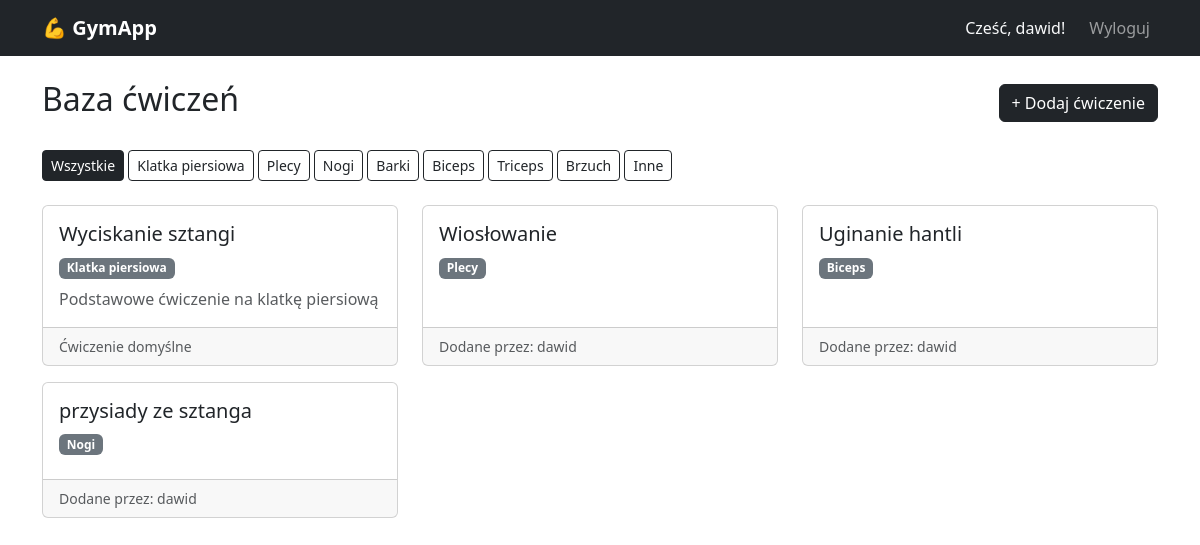
The page /cwiczenia/ (signed in) on the database its author committed.
### tracker/models.py (models this page shows, shortened)
class Cwiczenie(models.Model):
    KATEGORIE = [
        ('klatka', 'Klatka piersiowa'),
        ('plecy', 'Plecy'),
        ('nogi', 'Nogi'),
        ('barki', 'Barki'),
        ('biceps', 'Biceps'),
        ('triceps', 'Triceps'),
        ('brzuch', 'Brzuch'),
        ('inne', 'Inne'),
    ]
    nazwa = models.CharField(max_length=100)
    kategoria = models.CharField(max_length=20, choices=KATEGORIE)
    opis = models.TextField(blank=True)
    dodane_przez = models.ForeignKey(User, on_delete=models.SET_NULL, null=True, blank=True)
    czy_publiczne = models.BooleanField(default=True)
    class Meta:
        verbose_name = 'Ćwiczenie'
        verbose_name_plural = 'Ćwiczenia'

### tracker/views.py (the view)
# urls.py: path('cwiczenia/', views.lista_cwiczen, name='lista_cwiczen'),
@login_required
def lista_cwiczen(request):
    kategoria = request.GET.get('kategoria', '')
    if kategoria:
        cwiczenia = Cwiczenie.objects.filter(czy_publiczne=True, kategoria=kategoria)
    else:
        cwiczenia = Cwiczenie.objects.filter(czy_publiczne=True)
    return render(request, 'tracker/lista_cwiczen.html', {
        'cwiczenia': cwiczenia,
        'kategoria': kategoria,
        'kategorie': Cwiczenie.KATEGORIE,
    })

### tracker/templates/tracker/lista_cwiczen.html (shortened to what this page needs)
{% extends 'base.html' %}
{% block zawartosc %}
<div class="d-flex justify-content-between align-items-center mb-4">
    <h2>Baza ćwiczeń</h2>
    <a href="{% url 'dodaj_cwiczenie' %}" class="btn btn-dark">+ Dodaj ćwiczenie</a>
</div>
<div class="mb-4">
    <a href="{% url 'lista_cwiczen' %}"
        class="btn btn-sm {% if not kategoria %}btn-dark{% else %}btn-outline-dark{% endif %}">
        Wszystkie
    </a>
    {% for klucz, nazwa in kategorie %}
    <a href="{% url 'lista_cwiczen' %}?kategoria={{ klucz }}"
        class="btn btn-sm {% if kategoria == klucz %}btn-dark{% else %}btn-outline-dark{% endif %}">
        {{ nazwa }}
    </a>
    {% endfor %}
</div>
{% if cwiczenia %}
<div class="row">
    {% for cwiczenie in cwiczenia %}
    <div class="col-md-4 mb-3">
        <div class="card h-100">
            <div class="card-body">
                <h5 class="card-title">{{ cwiczenie.nazwa }}</h5>
                <span class="badge bg-secondary mb-2">{{ cwiczenie.get_kategoria_display }}</span>
                {% if cwiczenie.opis %}
                <p class="card-text text-muted">{{ cwiczenie.opis|truncatechars:100 }}</p>
                {% endif %}
            </div>
            <div class="card-footer text-muted small">
                {% if cwiczenie.dodane_przez %}
                Dodane przez: {{ cwiczenie.dodane_przez.username }}
                {% else %}
                Ćwiczenie domyślne
                {% endif %}
            </div>
        </div>
    </div>
    {% endfor %}
</div>
{% else %}
<div class="alert alert-info">
    Brak ćwiczeń w tej kategorii. <a href="{% url 'dodaj_cwiczenie' %}">Dodaj pierwsze!</a>
</div>
{% endif %}
{% endblock %}

### templates/base.html (shortened to what this page needs)
<!DOCTYPE html>
<html lang="pl">
<head>
    <link href="https://cdn.jsdelivr.net/npm/bootstrap@5.3.0/dist/css/bootstrap.min.css" rel="stylesheet">
</head>
<body>
<nav class="navbar navbar-expand-lg navbar-dark bg-dark">
    <div class="container">
        <a class="navbar-brand fw-bold" href="{% url 'dashboard' %}">💪 GymApp</a>
        <div class="navbar-nav ms-auto">
            {% if request.user.is_authenticated %}
                <span class="navbar-text text-light me-3">Cześć, {{ request.user.username }}!</span>
                <a class="nav-link" href="{% url 'wylogowanie' %}">Wyloguj</a>
            {% else %}
                <a class="nav-link" href="{% url 'logowanie' %}">Zaloguj</a>
                <a class="nav-link" href="{% url 'rejestracja' %}">Rejestracja</a>
            {% endif %}
        </div>
    </div>
</nav>
<div class="container mt-4">
    {% block zawartosc %}{% endblock %}
</div>
</body>
</html>

### rows shown on the page
Cwiczenie: nazwa "Wyciskanie sztangi", kategoria "Klatka piersiowa", opis "Podstawowe ćwiczenie na klatkę piersiową", shows "Ćwiczenie domyślne"
Cwiczenie: nazwa "Wiosłowanie", kategoria "Plecy", dodane_przez.username "dawid"
Cwiczenie: nazwa "Uginanie hantli", kategoria "Biceps", dodane_przez.username "dawid"
Cwiczenie: nazwa "przysiady ze sztanga", kategoria "Nogi", dodane_przez.username "dawid"

### other values the page prints
{{ request.user.username }} "dawid"
{{ nazwa }} "Klatka piersiowa" "Plecy" "Nogi" "Barki" "Biceps" "Triceps" "Brzuch" "Inne"
